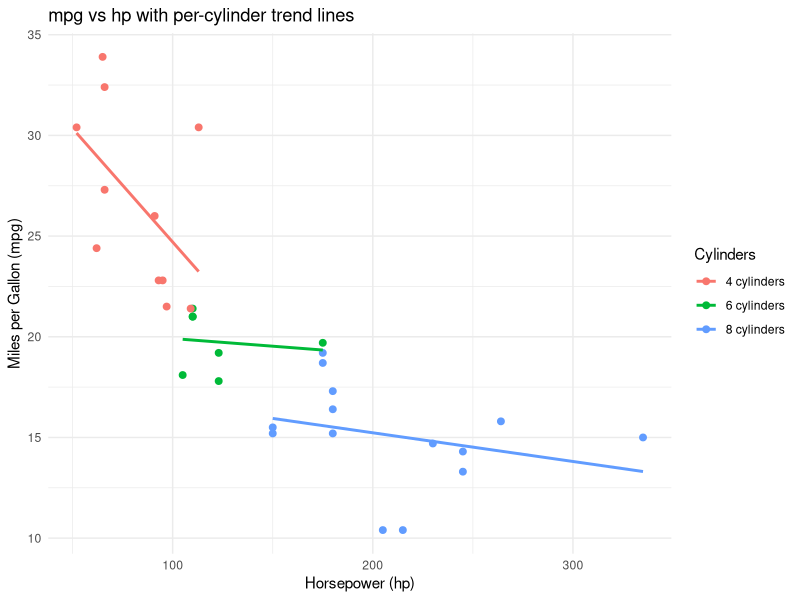

R code for this plot:
## ---- chunk 1
library(dplyr)
library(knitr)
library(kableExtra)
library(ggplot2)

## ---- chunk 2
data(iris)
#calculation of the average sepal lenth per specie and displaying it in a table
iris %>% 
  select(starts_with("Sepal"), Species) %>% 
  group_by(Species) %>% 
  summarise(Average_Sepal_Length = mean(Sepal.Length)) %>% 
  kable(format = "html", caption = "Average Sepal Length by Species") %>% 
  kable_styling(full_width = FALSE)
## ---- chunk 3
data(mtcars)
# Naming each cylinder number 
mtcars$cyl <- factor(mtcars$cyl,
                     labels = c("4 cylinders","6 cylinders","8 cylinders"))

ggplot(mtcars, aes(x = hp, y = mpg, color = cyl)) +
  geom_point(size = 2) +
  geom_smooth(method = "lm", se = FALSE, aes(color = cyl)) +
  labs(
    x     = "Horsepower (hp)",
    y     = "Miles per Gallon (mpg)",
    color = "Cylinders",
    title = "mpg vs hp with per-cylinder trend lines"
  ) +
  theme_minimal()
